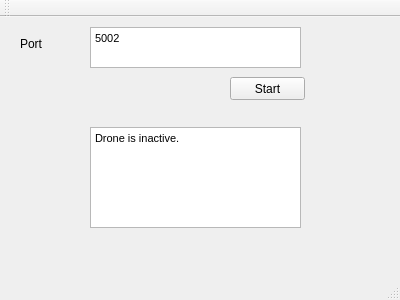
<?xml version="1.0" encoding="UTF-8"?>
<ui version="4.0">
 <class>MainWindow</class>
 <widget class="QMainWindow" name="MainWindow">
  <property name="geometry">
   <rect>
    <x>0</x>
    <y>0</y>
    <width>400</width>
    <height>300</height>
   </rect>
  </property>
  <property name="windowTitle">
   <string>MainWindow</string>
  </property>
  <widget class="QWidget" name="centralWidget">
   <widget class="QLabel" name="label">
    <property name="geometry">
     <rect>
      <x>20</x>
      <y>20</y>
      <width>47</width>
      <height>13</height>
     </rect>
    </property>
    <property name="text">
     <string>Port</string>
    </property>
   </widget>
   <widget class="QTextEdit" name="Port">
    <property name="geometry">
     <rect>
      <x>90</x>
      <y>10</y>
      <width>211</width>
      <height>41</height>
     </rect>
    </property>
    <property name="html">
     <string>&lt;!DOCTYPE HTML PUBLIC &quot;-//W3C//DTD HTML 4.0//EN&quot; &quot;http://www.w3.org/TR/REC-html40/strict.dtd&quot;&gt;
&lt;html&gt;&lt;head&gt;&lt;meta name=&quot;qrichtext&quot; content=&quot;1&quot; /&gt;&lt;style type=&quot;text/css&quot;&gt;
p, li { white-space: pre-wrap; }
&lt;/style&gt;&lt;/head&gt;&lt;body style=&quot; font-family:'MS Shell Dlg 2'; font-size:8.25pt; font-weight:400; font-style:normal;&quot;&gt;
&lt;p style=&quot; margin-top:0px; margin-bottom:0px; margin-left:0px; margin-right:0px; -qt-block-indent:0; text-indent:0px;&quot;&gt;5002&lt;/p&gt;&lt;/body&gt;&lt;/html&gt;</string>
    </property>
   </widget>
   <widget class="QPushButton" name="portConnect">
    <property name="geometry">
     <rect>
      <x>230</x>
      <y>60</y>
      <width>75</width>
      <height>23</height>
     </rect>
    </property>
    <property name="text">
     <string>Start</string>
    </property>
   </widget>
   <widget class="QTextEdit" name="Status">
    <property name="geometry">
     <rect>
      <x>90</x>
      <y>110</y>
      <width>211</width>
      <height>101</height>
     </rect>
    </property>
    <property name="html">
     <string>&lt;!DOCTYPE HTML PUBLIC &quot;-//W3C//DTD HTML 4.0//EN&quot; &quot;http://www.w3.org/TR/REC-html40/strict.dtd&quot;&gt;
&lt;html&gt;&lt;head&gt;&lt;meta name=&quot;qrichtext&quot; content=&quot;1&quot; /&gt;&lt;style type=&quot;text/css&quot;&gt;
p, li { white-space: pre-wrap; }
&lt;/style&gt;&lt;/head&gt;&lt;body style=&quot; font-family:'MS Shell Dlg 2'; font-size:8.25pt; font-weight:400; font-style:normal;&quot;&gt;
&lt;p style=&quot; margin-top:0px; margin-bottom:0px; margin-left:0px; margin-right:0px; -qt-block-indent:0; text-indent:0px;&quot;&gt;Drone is inactive.&lt;/p&gt;&lt;/body&gt;&lt;/html&gt;</string>
    </property>
   </widget>
  </widget>
  <widget class="QMenuBar" name="menuBar">
   <property name="geometry">
    <rect>
     <x>0</x>
     <y>0</y>
     <width>400</width>
     <height>21</height>
    </rect>
   </property>
  </widget>
  <widget class="QToolBar" name="mainToolBar">
   <attribute name="toolBarArea">
    <enum>TopToolBarArea</enum>
   </attribute>
   <attribute name="toolBarBreak">
    <bool>false</bool>
   </attribute>
  </widget>
  <widget class="QStatusBar" name="statusBar"/>
 </widget>
 <layoutdefault spacing="6" margin="11"/>
 <resources/>
 <connections/>
</ui>
